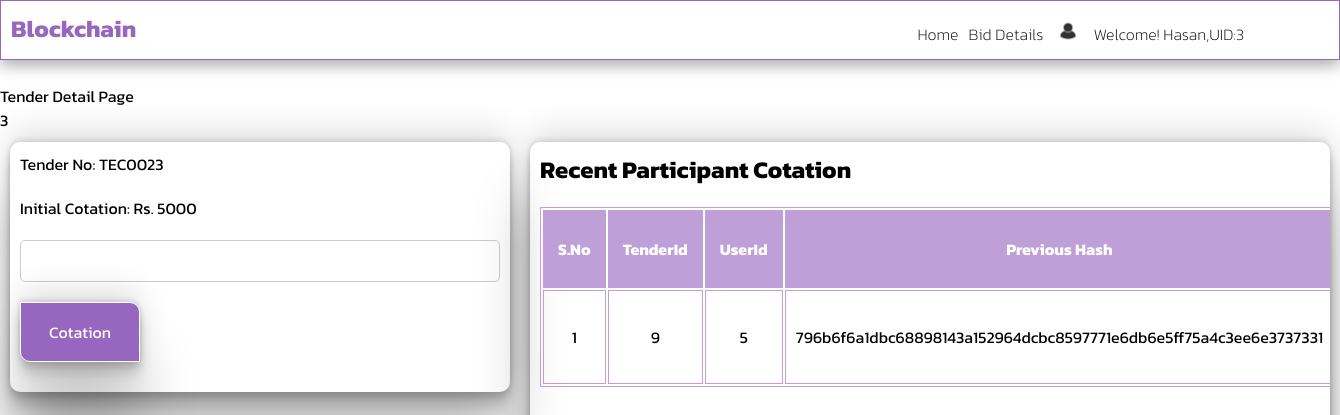
/viewBidDetails/9/ (signed in), run on the app's committed database.
### eadmin/models.py (models this page shows)
class particpants(models.Model):
    username = models.CharField(max_length=100,null=False, blank=False)
    password = models.CharField(max_length=100)
    contact = models.CharField(max_length=100)
    email = models.CharField(max_length=100)
    profile_picture = models.ImageField(upload_to=getFile,null=True,blank=True)
    created_at=models.DateTimeField(auto_now_add=True)

class tender(models.Model):
    title = models.CharField(max_length=100,null=False, blank=False)
    started_at = models.DateTimeField()
    ended_at = models.DateTimeField()
    img = models.ImageField(upload_to=getFile,null=True,blank=True)
    created_at=models.DateTimeField(auto_now_add=True)
    tenderNo = models.CharField(max_length=100,null=False,blank=False)
    status=  models.BooleanField(default=True)
    initalCotation = models.CharField(max_length=100,null=False,blank=False,default=0)

class Blockchain(models.Model):
    tenderid= models.CharField(max_length=100,null=False, blank=False)
    previousHash = models.CharField(max_length=100,null=False, blank=False)
    currentHash = models.CharField(max_length=100,null=False, blank=False)
    data = models.JSONField(default=default_data)
    updated_at=models.DateTimeField(auto_now_add=True)

### eadmin/views.py (the view)
# urls.py: path("viewBidDetails/<int:tender_id>/",views.getBidDetails, name="viewBidDetails"),
def getBidDetails(request,tender_id):
    tenders=tender.objects.get(pk=tender_id)
    logger.warning(f"tender:{tenders}")
    request.tender_id = tender_id
    bl_block = isTenderCotatedByUser(tender_id)
    participant_info = getattr(request, 'participant_info', None)
    return render(request,'e-participant/tenderDetails.html',{'tenderDetails':tenders,'block_list': bl_block, 'participant_info': participant_info})

### eadmin/BlockchainMiddleWare.py (called while the page is built)
    def __call__(self, request):
        tender_id = request.GET.get('tender_id', None)  # Assuming the tenderid is passed via GET parameter
        block_list = None
        if tender_id:
            block_list = Blockchain.objects.filter(tenderid=tender_id)
            request.block_list = block_list
        else:
            request.block_list = None
        response = self.get_response(request)
        return response

### eadmin/tenderMiddleware.py (called while the page is built)
    def __call__(self, request):
        tenderList = None
        getTender = tender.objects.all()
        request.tenderList = getTender
        response = self.get_response(request)
        return response

### eadmin/views.py (called while the page is built)
def isTenderCotatedByUser(tender_id):
    blocks=Blockchain.objects.filter(tenderid=tender_id)
    cotation = []
    isactive =False
    for bb in blocks:
        obj = bb.data
        currentUserid = obj['data']['userid']
        cotation.append({'userid':currentUserid,'tenderid':bb.tenderid,'transaction':obj['data']['transaction'],'previousHash':bb.previousHash,'currentHash':bb.currentHash,'updated_at':bb.updated_at})
    print(cotation)
    return cotation

### templates/e-participant/tenderDetails.html (shortened to what this page needs)
{% extends 'e-participant/layout.html' %}
{% block content %}
    <p>Tender Detail Page</p>
    {{participant_info.id}}
    <div class="bl-container">
         <div class="card cotation-card ">
            <p>Tender No: {{ tenderDetails.tenderNo }}</p>
            <p>Initial Cotation: Rs. {{ tenderDetails.initalCotation }}</p>
            <form  method="post" action="{% url 'newCotation' %}">
                <input type="text" name="amount" class="form-control">
                <button type="submit" class="bl-btn wd-1">Cotation</button>
            </form>
        </div>
        <div class="card cotation-card wd ">
            <h2>Recent Participant Cotation </h2>
            <table>
                <thead>
                    <th>S.No</th>
                    <th>TenderId</th>
                    <th>UserId</th>
                    <th>Previous Hash</th>
                </thead>
                <tbody>
                    {% for blocks in block_list %}
                    <tr>
                        <td>{{forloop.counter}}</td>
                        <td>{{blocks.tenderid}}</td>
                        <td>{{blocks.userid}}</td>
                        <td>{{blocks.previousHash}}</td>
                    </tr>
                    {% endfor %}
                </tbody>
            </table>
        </div>
    </div>
{% endblock %}

### templates/e-participant/layout.html (shortened to what this page needs)
<html lang="en">
<head>
    {% load static %}
    <link rel="stylesheet" href="{% static 'css/style.css' %}">
    <link rel="stylesheet" href="https://cdnjs.cloudflare.com/ajax/libs/font-awesome/6.5.1/css/all.min.css" />
</head>
<body>
    <header>
        <nav>
             <h1>Blockchain</h1>
            <ul>
                <li><a href="{% url 'dashboard' %}">Home</a></li>
                <li><a href="{% url 'bid_details' %}">Bid Details</a></li>
                <li class="dropdown">
                    <div class="dropbtn">
                        <img src="{% static 'profile/default.jpg' %}" alt="" height="30px" width="30px">
                    </div>
                </li>
                {% if participant_info %}
                <li><a href="#">Welcome! <b class="bl-fnt">{{participant_info.username}},UID:{{participant_info.id}}</b></a></li>
                {% endif%}
            </ul>
        </nav>
    </header>
    <a href="{% url 'dashboard' %}">Home</a>
    <a href="{% url 'bid_details' %}">Bid Details</a>
    <a href="{% url 'index' %}">Logout</a>
    {% block content %}
    {% endblock  %}
</body>
</html>

### static/css/style.css (style rules this page uses)
* { box-sizing: border-box; padding: 0; margin: 0; list-style: none; font-family: 'Kanit', sans-serif; text-decoration: none; }
:root { --primary-color: #9766be; --light-primary-color: #be9fd8; --green-color:#0c8835; --white-color: #ffff; --black-color: #0a0a0aee; }
header { background-color: var(--white-color); border: 1px solid var(--primary-color); height: 60px; width: 100%; top: 0; position: sticky; z-index: 1000; box-shadow: rgba(0, 0, 0, 0.35) 0px 5px 15px; }
header nav { display: flex; cursor: pointer; justify-content: space-between; margin: 10px; }
header nav ul { display: flex; justify-content: flex-end; align-items: flex-end; }
header nav ul li { padding: 5px; }
header nav ul li:last-child { margin-right: 80px; }
nav h1 { color: var(--primary-color); }
li a { color: var(--black-color); }
.card { height: 200px; margin: 10px; width: 250px; border-radius: 10px; box-shadow: rgba(0, 0, 0, 0.25) 0px 54px 55px, rgba(0, 0, 0, 0.12) 0px -12px 30px, rgba(0, 0, 0, 0.12) 0px 4px 6px, rgba(0, 0, 0, 0.17) 0px 12px 13px, rgba(0, 0, 0, 0.09) 0px -3px 5px; }
.bl-form p, a { color: var(--white-color); font-weight: 200; }
.form-control { width: 100%; padding: 10px; margin-bottom: 10px; border: 1px solid #ccc; border-radius: 5px; box-sizing: border-box; }
.dropbtn { align-items: center; flex-direction: column; }
.bl-fnt { font-weight: 200; }
.bl-container { height: 100%; width: 100%; display: grid; grid-template-columns: 1fr 1fr 1fr; }
.bl-btn { display: absolute; border: 1px solid var(--white-color); color: var(--black-color); cursor: pointer; background-color: var(--primary-color); text-align: center; margin-top: 10px; border-radius: 0px 10px 0px 10px; box-shadow: rgba(0, 0, 0, 0.25) 0px 54px 55px, rgba(0, 0, 0, 0.12) 0px -12px 30px, rgba(0, 0, 0, 0.12) 0px 4px 6px, rgba(0, 0, 0, 0.17) 0px 12px 13px, rgba(0, 0, 0, 0.09) 0px -3px 5px; }
.bl-btn.wd-1 { width: 120px; height: 60px; font-size: 1em; color: var(--white-color); }
.card.cotation-card { height: 250px; width: 500px; }
.cotation-card p, form { padding: 10px; }
.card.cotation-card.wd { height: 80%; width: 800px; overflow: scroll; }
.wd h2 { padding: 10px; }
table { margin: 10px; border: 1px solid var(--light-primary-color) }
table thead { background-color: var(--light-primary-color); color: var(--white-color); }
table thead th { padding: 15px; }
tbody tr td { border: 1px solid var(--light-primary-color); padding: 10px; text-align: center; }

### data on the page
particpants: username "Hasan", id "3"
tender: tenderNo "TEC0023", initalCotation "5000"
Blockchain: previousHash "796b6f6a1dbc68898143a152964dcbc8597771e6db6e5ff75a4c3ee6e3737331"

### other printed values
{{ blocks.tenderid }} "9"
{{ blocks.userid }} "5"
